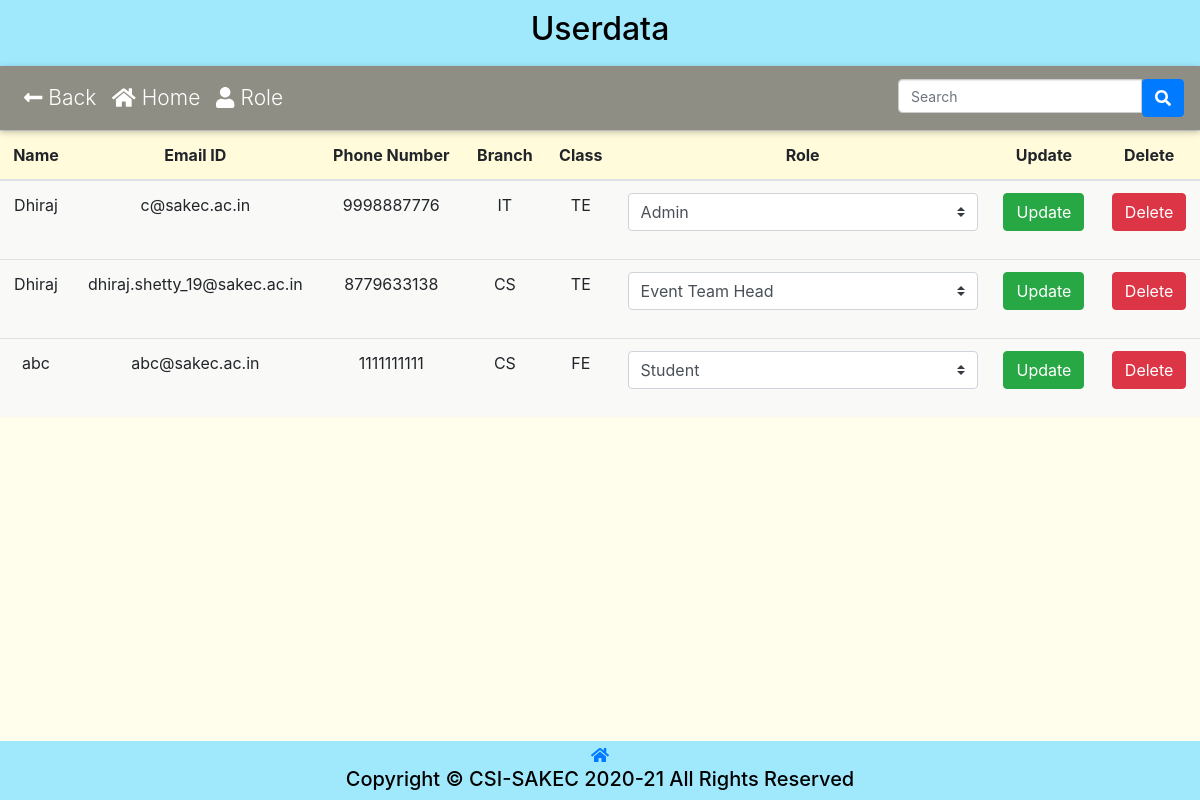
The page /Userdata/database.php (signed in) on the database as committed earlier.
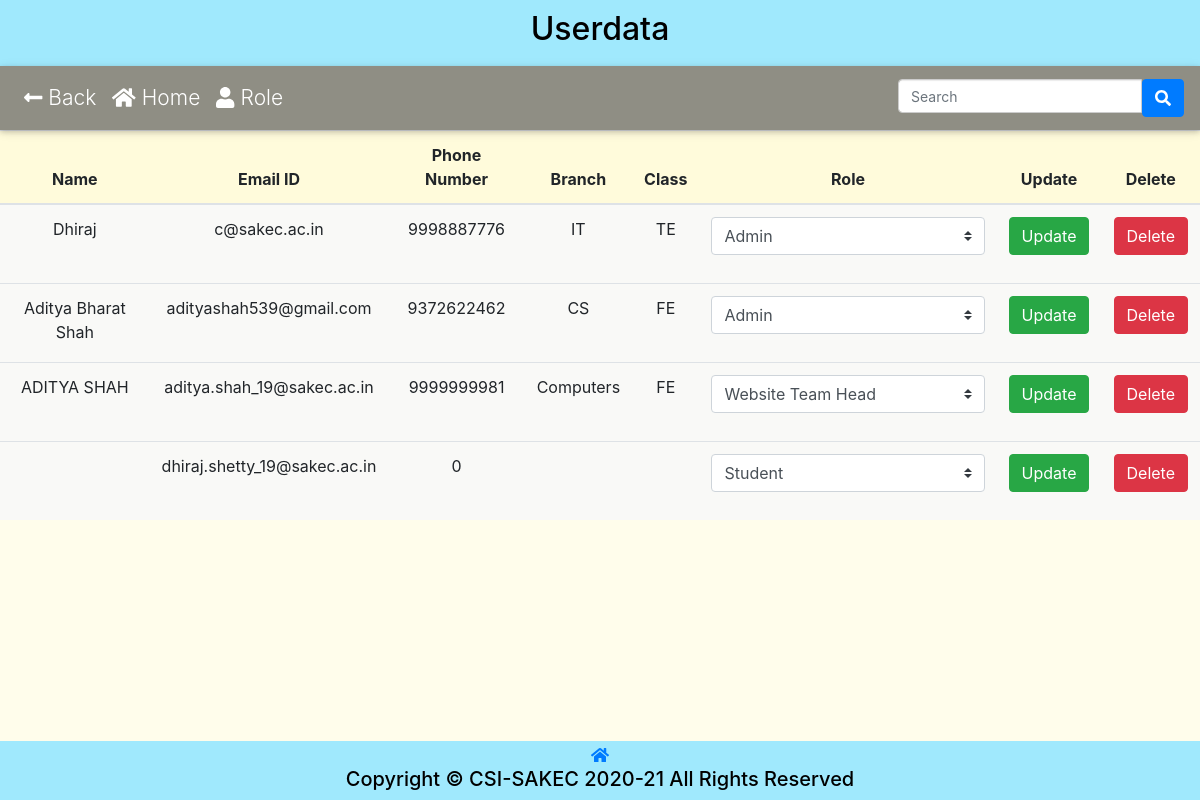
The same page on the database as committed later.
### tables this page shows
CREATE TABLE `csi_userdata` (
  `id` int(11) NOT NULL,
  `name` varchar(255) NOT NULL,
  `year` varchar(5) NOT NULL,
  `division` varchar(10) DEFAULT NULL,
  `rollNo` int(10) DEFAULT NULL,
  `emailID` varchar(50) NOT NULL,
  `phonenumber` bigint(10) NOT NULL,
  `branch` varchar(10) NOT NULL,
  `role` int(15) NOT NULL,
  `gender` varchar(10) NOT NULL,
  `organization` varchar(255) NOT NULL DEFAULT 'sakec'
);

CREATE TABLE `csi_role` (
  `id` int(11) NOT NULL,
  `role_name` varchar(256) NOT NULL,
  `main_page_edit` tinyint(4) NOT NULL DEFAULT 0,
  `user_data` tinyint(4) NOT NULL DEFAULT 0,
  `role` tinyint(4) NOT NULL DEFAULT 0,
  `add_event` tinyint(4) NOT NULL DEFAULT 0,
  `budget` tinyint(4) NOT NULL DEFAULT 0,
  `manage_event` tinyint(4) NOT NULL DEFAULT 0,
  `edit_attendance` tinyint(4) NOT NULL DEFAULT 0,
  `permission_letter` tinyint(4) NOT NULL DEFAULT 0,
  `report` tinyint(4) NOT NULL DEFAULT 0,
  `confirm_event_registration` tinyint(4) NOT NULL DEFAULT 0,
  `content_repository` tinyint(4) NOT NULL DEFAULT 0,
  `feedback_response` tinyint(4) NOT NULL DEFAULT 0,
  `query` tinyint(4) NOT NULL DEFAULT 0,
  `reply_log` tinyint(4) NOT NULL DEFAULT 0,
  `audit` tinyint(4) NOT NULL DEFAULT 0,
  `confirm_membership` tinyint(4) NOT NULL DEFAULT 0
);

### config.php (called while the page is built, shortened)
<?php
    $conn = mysqli_connect(DB_SERVER, DB_USERNAME, DB_PASSWORD, DB_NAME);
    function execute($sql){
        global $conn;
        return mysqli_query($conn, $sql);
    }
    function getValue($sql){
        return mysqli_fetch_assoc(execute($sql));
    }
?>

### Userdata/database.php (the view, shortened to what the changed rows need)
<!DOCTYPE html>
<html lang="en">
<head>
    <link rel="stylesheet" href="../plugins/bootstrap-4.6.0-dist/css/bootstrap.min.css">
    <link rel="stylesheet" href="../css/membership.css?v=<?php echo time(); ?>">
    <?php
    require_once "../config.php";
    $access=NULL;
    if(isset($_SESSION["role_id"])){
        $role_id = $_SESSION["role_id"];
        $access = getValue("SELECT * FROM `csi_role` WHERE `csi_role`.`id`=$role_id");
    }
    ?>
</head>
<body>
    <header><h2 style="text-align: center;">Userdata</h2></header>
    <table class="table" id="myTable">
        <thead class="table-head">
            <tr>
                <th>Name</th>
                <th>Email ID</th>
                <th>Phone Number</th>
                <th>Branch</th>
                <th>Class</th>
                <th>Role</th>
                <th>Update</th>
                <th>Delete</th>
            </tr>
        </thead>
        <tbody>
            <div  class="table-content" style="font-size: large;">
                <?php
                if (isset($_SESSION['email'])) {
                    if($access['user_data']== '1'){
                        $result = execute("SELECT `role_name` FROM `csi_role`");
                        $roles = array();
                        while ($row = mysqli_fetch_assoc($result)) {
                            $roles[] = $row['role_name'];
                        }
                        $query = execute("SELECT `csi_userdata`.`id`,`name`,`emailID`,`phonenumber`,`branch`,`year`,`role_name` FROM `csi_userdata`
                                        INNER JOIN `csi_role`
                                        ON `csi_userdata`.`role`=`csi_role`.`id`");
                        if (mysqli_num_rows($query) > 0) {
                            $index=0;
                            while ($row = mysqli_fetch_assoc($query)) {
                                $index++;
                ?>
                                <tr>
                                    <td><?php echo $row['name']; ?></td>
                                    <td><?php echo $row['emailID']; ?></td>
                                    <td><?php echo $row['phonenumber']; ?></td>
                                    <td><?php echo $row['branch']; ?></td>
                                    <td><?php echo $row['year']; ?></td>
                                    <form action="<?php echo htmlspecialchars($_SERVER["PHP_SELF"]); ?>" method="post">
                                        <td>
                                            <select name="role" id="<?php echo "role".$index; ?>" class="custom-select mb-3">
                                                <?php
                                                foreach ($roles as $role) {
                                                    if ($row['role_name'] == $role) {
                                                        echo ' <option value="' . $role . '" selected >' . ucfirst($role) . '</option>';
                                                    } else {
                                                        echo ' <option value="' . $role . '">' . ucfirst($role) . '</option>';
                                                    }
                                                }
                                                ?>
                                            </select>
                                        </td>
                                        <td>
                                            <button type="submit" name="edit_btn" class="btn btn-success"> Update </button>
                                        </td>
                                    </form>
                                    <td>
                                        <form action="<?php echo htmlspecialchars($_SERVER["PHP_SELF"]); ?>" method="post">
                                            <button type="submit" name="delete_btn" class="btn btn-danger"> Delete</button>
                                        </form>
                                    </td>
                                </tr>
                <?php
                            }
                        } else {
                            echo "<td>No Record Found.</td><td/><td/><td/><td/><td/><td/><td/><td/>";
                        }
                    } else {
                        header("location:../index.php");
                    }
                } else {
                    header("../Login/login.php?notlogin=true");
                }
                ?>
            </div>
        </tbody>
    </table>
</body>
</html>

Rows that differ between the two databases and show on the page:
removed csi_userdata: name "Dhiraj", emailID "dhiraj.shetty_19@sakec.ac.in", phonenumber "8779633138", branch "CS", year "TE", role "Event Team Head"
removed csi_userdata: name "abc", emailID "abc@sakec.ac.in", phonenumber "1111111111", branch "CS", year "FE", role "Student"
added csi_userdata: name "Aditya Bharat Shah", emailID "adityashah539@gmail.com", phonenumber "9372622462", branch "CS", year "FE", role "Admin"
added csi_userdata: name "ADITYA SHAH", emailID "aditya.shah_19@sakec.ac.in", phonenumber "9999999981", branch "Computers", year "FE", role "Website Team Head"
added csi_userdata: emailID "dhiraj.shetty_19@sakec.ac.in", phonenumber "0", role "Student"
